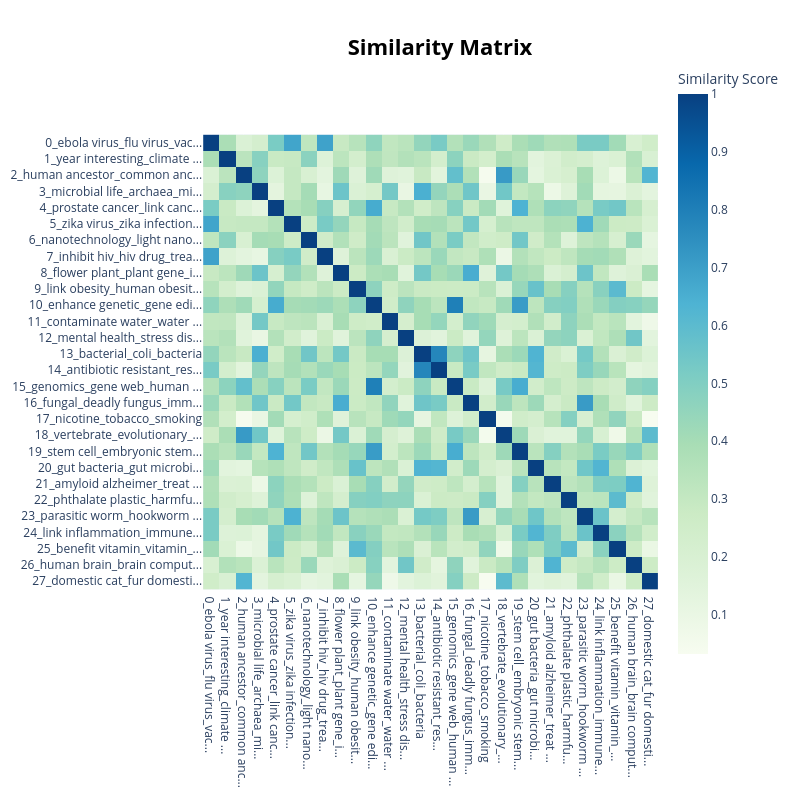

The code cell stored with this chart in its notebook:
### Code cell
model.visualize_heatmap().show()

### Figure 1 — Plotly figure (JSON) as saved in the notebook; plotly's stock layout.template omitted (floating-point values rounded to 4 significant figures; data arrays with more than 128 entries replaced by an {"elided": "..."} marker saying what was removed)
{"data": [{"coloraxis": "coloraxis", "hovertemplate": "x: %{x}<br>y: %{y}<br>Similarity Score: %{z}<extra></extra>", "name": "0", "type": "heatmap", "x": ["0_ebola virus_flu virus_vac...", "1_year interesting_climate ...", "2_human ancestor_common anc...", "3_microbial life_archaea_mi...", "4_prostate cancer_link canc...", "5_zika virus_zika infection...", "6_nanotechnology_light nano...", "7_inhibit hiv_hiv drug_trea...", "8_flower plant_plant gene_i...", "9_link obesity_human obesit...", "10_enhance genetic_gene edi...", "11_contaminate water_water ...", "12_mental health_stress dis...", "13_bacterial_coli_bacteria", "14_antibiotic resistant_res...", "15_genomics_gene web_human ...", "16_fungal_deadly fungus_imm...", "17_nicotine_tobacco_smoking", "18_vertebrate_evolutionary_...", "19_stem cell_embryonic stem...", "20_gut bacteria_gut microbi...", "21_amyloid alzheimer_treat ...", "22_phthalate plastic_harmfu...", "23_parasitic worm_hookworm ...", "24_link inflammation_immune...", "25_benefit vitamin_vitamin_...", "26_human brain_brain comput...", "27_domestic cat_fur domesti..."], "xaxis": "x", "y": ["0_ebola virus_flu virus_vac...", "1_year interesting_climate ...", "2_human ancestor_common anc...", "3_microbial life_archaea_mi...", "4_prostate cancer_link canc...", "5_zika virus_zika infection...", "6_nanotechnology_light nano...", "7_inhibit hiv_hiv drug_trea...", "8_flower plant_plant gene_i...", "9_link obesity_human obesit...", "10_enhance genetic_gene edi...", "11_contaminate water_water ...", "12_mental health_stress dis...", "13_bacterial_coli_bacteria", "14_antibiotic resistant_res...", "15_genomics_gene web_human ...", "16_fungal_deadly fungus_imm...", "17_nicotine_tobacco_smoking", "18_vertebrate_evolutionary_...", "19_stem cell_embryonic stem...", "20_gut bacteria_gut microbi...", "21_amyloid alzheimer_treat ...", "22_phthalate plastic_harmfu...", "23_parasitic worm_hookworm ...", "24_link inflammation_immune...", "25_benefit vitamin_vitamin_...", "26_human brain_brain comput...", "27_domestic cat_fur domesti..."], "yaxis": "y", "z": {"elided": "28x28 float values"}}], "layout": {"coloraxis": {"colorbar": {"title": {"text": "Similarity Score"}}, "colorscale": [[0, "rgb(247,252,240)"], [0.125, "rgb(224,243,219)"], [0.25, "rgb(204,235,197)"], [0.375, "rgb(168,221,181)"], [0.5, "rgb(123,204,196)"], [0.625, "rgb(78,179,211)"], [0.75, "rgb(43,140,190)"], [0.875, "rgb(8,104,172)"], [1, "rgb(8,64,129)"]]}, "height": 800, "hoverlabel": {"bgcolor": "white", "font": {"family": "Rockwell", "size": 16}}, "legend": {"title": {"text": "Trend"}}, "margin": {"t": 60}, "showlegend": true, "title": {"font": {"color": "Black", "size": 22}, "text": "<b>Similarity Matrix</b>", "x": 0.55, "xanchor": "center", "y": 0.95, "yanchor": "top"}, "width": 800, "xaxis": {"anchor": "y", "constrain": "domain", "domain": [0, 1], "scaleanchor": "y"}, "yaxis": {"anchor": "x", "autorange": "reversed", "constrain": "domain", "domain": [0, 1]}}}
